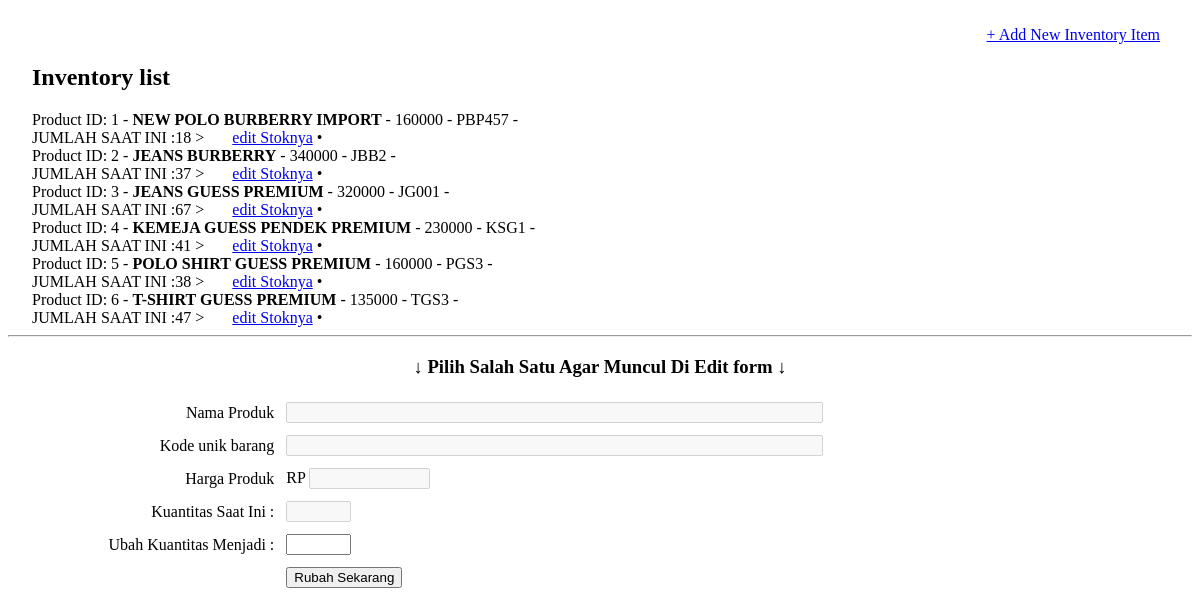
Before: /admin/halaman/stok_edit.php with the older database file.
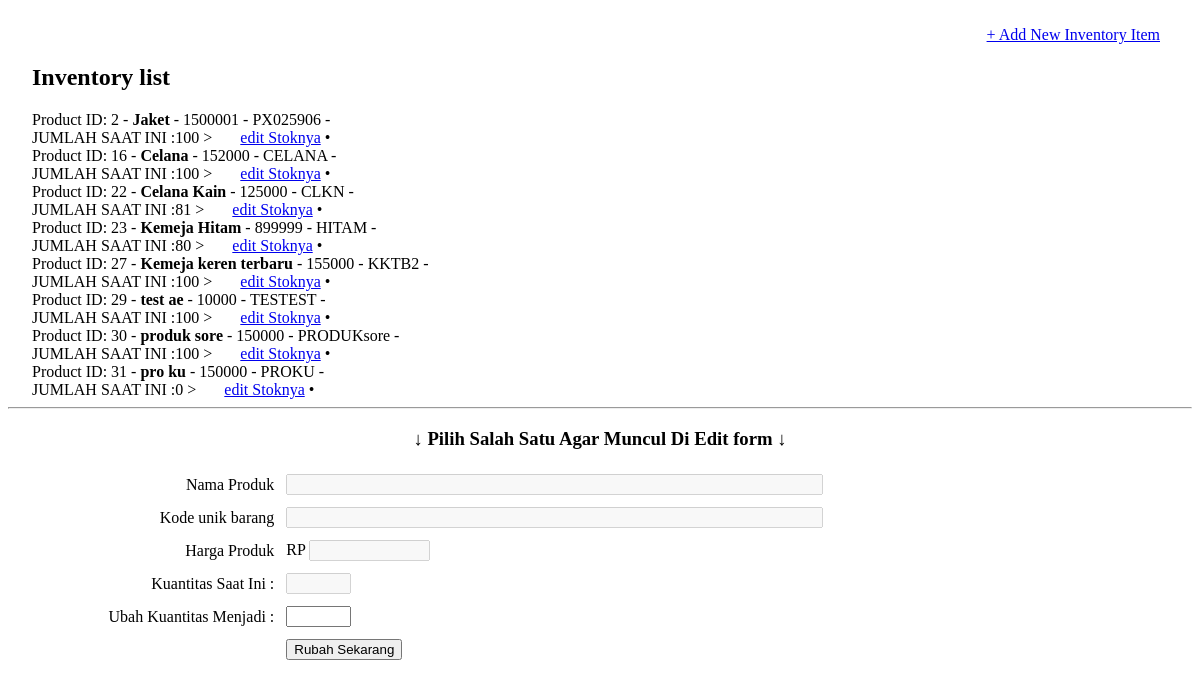
After: the same page with the newer database file.
### tables this page shows
CREATE TABLE IF NOT EXISTS `produk` (
  `no` bigint(20) unsigned NOT NULL AUTO_INCREMENT,
  `kode` varchar(31) NOT NULL DEFAULT '',
  `nama` varchar(63) NOT NULL DEFAULT '',
  `kategori_produk` bigint(20) unsigned NOT NULL,
  `deskripsi` text NOT NULL,
  `berat` double NOT NULL,
  `harga` double NOT NULL,
  `kuantitas` int(10) unsigned NOT NULL,
  PRIMARY KEY (`no`),
  UNIQUE KEY `kode` (`kode`),
  UNIQUE KEY `nama` (`nama`),
  KEY `kategori_produk` (`kategori_produk`)
);

### admin/halaman/stok_edit.php (the view, shortened to what this page needs)
<?php
$product_list = "";
$sql = mysql_query("SELECT * FROM produk ORDER BY no ASC");
$productCount = mysql_num_rows($sql);
if ($productCount > 0)
{
    while ($row = mysql_fetch_array($sql))
    {
        $id = $row["no"];
        $kode_unik = $row["kode"];
        $product_name = $row["nama"];
        $price = $row["harga"];
        $kuantitas = $row["kuantitas"];
        $product_list .= "Product ID: $id - <strong>$product_name</strong> - $price - $kode_unik -<br/>  JUMLAH SAAT INI :$kuantitas > &nbsp; &nbsp; &nbsp;
             <a href='index.php?halaman=stok_edit&pid=$id'>edit Stoknya</a> &bull;
             <br />";
    }
} else
{
    $product_list = "You have no products listed in your store yet";
}
?>
<body>
<div align="center" id="mainWrapper">
  <div id="pageContent"><br />
    <div align="right" style="margin-right:32px;"><a href="index.php?halaman=inventori#inventoryForm">+ Add New Inventory Item</a></div>
<div align="left" style="margin-left:24px;">
      <h2>Inventory list</h2>
      <?php echo $product_list; ?>
    </div>
    <hr />
    <h3>
    &darr; Pilih Salah Satu Agar Muncul Di Edit form &darr;
    </h3>
    <form action="index.php?halaman=stok_edit" name="myForm" id="myform" method="post">
    <table width="90%" border="0" cellspacing="0" cellpadding="6">
      <tr>
        <td width="20%" align="right">Nama Produk</td>
        <td><label>
          <input disabled="1" name="nama_produk" type="text" id="nama_produk" size="64" value="<? echo @$n3; ?>" />
        </label></td>
      </tr>
      <tr>
        <td align="right">
            Kode unik barang
        </td>
        <td>
            <input disabled="1" name="kode_unik" type="text" id="kode_unik" size="64" value="<? echo @$n2; ?>" />
        </td>
      </tr>
      <tr>
        <td align="right">Harga Produk</td>
        <td><label>
          RP
          <input disabled="1" name="harga" type="text" id="price" size="12" value="<? echo @$n7; ?>" />
        </label></td>
      </tr>
      <tr>
        <td align="right">
             Kuantitas Saat Ini :
        </td>
        <td>
            <input disabled="1" type="text" name="kuantitas_awal" size="5" value="<?php echo @$n8 ?>" />
        </td>
      </tr>
      <tr>
        <td align="right">
              Ubah Kuantitas Menjadi :
        </td>
        <td>
            <input type="text" name="kuantitas" size="5" />
        </td>
      </tr>
      <tr>
        <td>&nbsp;</td>
        <td><label>
          <input type="submit" name="button" id="button" value="Rubah Sekarang" />
        </label></td>
      </tr>
    </table>
    </form>
    <br />
  <br />
  </div>
</div>
</body>
</html>

Changed rows visible on the page:
removed produk: no "1", nama "NEW POLO BURBERRY IMPORT", harga "160000", kode "PBP457", kuantitas "18"
removed produk: no "3", nama "JEANS GUESS PREMIUM", harga "320000", kode "JG001", kuantitas "67"
removed produk: no "4", nama "KEMEJA GUESS PENDEK PREMIUM", harga "230000", kode "KSG1", kuantitas "41"
removed produk: no "5", nama "POLO SHIRT GUESS PREMIUM", harga "160000", kode "PGS3", kuantitas "38"
removed produk: no "6", nama "T-SHIRT GUESS PREMIUM", harga "135000", kode "TGS3", kuantitas "47"
changed produk id 2: nama "JEANS BURBERRY" → "Jaket"; harga "340000" → "1500001"; kode "JBB2" → "PX025906"; kuantitas "37" → "100"
added produk: no "16", nama "Celana", harga "152000", kode "CELANA", kuantitas "100"
added produk: no "22", nama "Celana Kain", harga "125000", kode "CLKN", kuantitas "81"
added produk: no "23", nama "Kemeja Hitam", harga "899999", kode "HITAM", kuantitas "80"
added produk: no "27", nama "Kemeja keren terbaru", harga "155000", kode "KKTB2", kuantitas "100"
added produk: no "29", nama "test ae", harga "10000", kode "TESTEST", kuantitas "100"
added produk: no "30", nama "produk sore", harga "150000", kode "PRODUKsore", kuantitas "100"
added produk: no "31", nama "pro ku", harga "150000", kode "PROKU", kuantitas "0"
